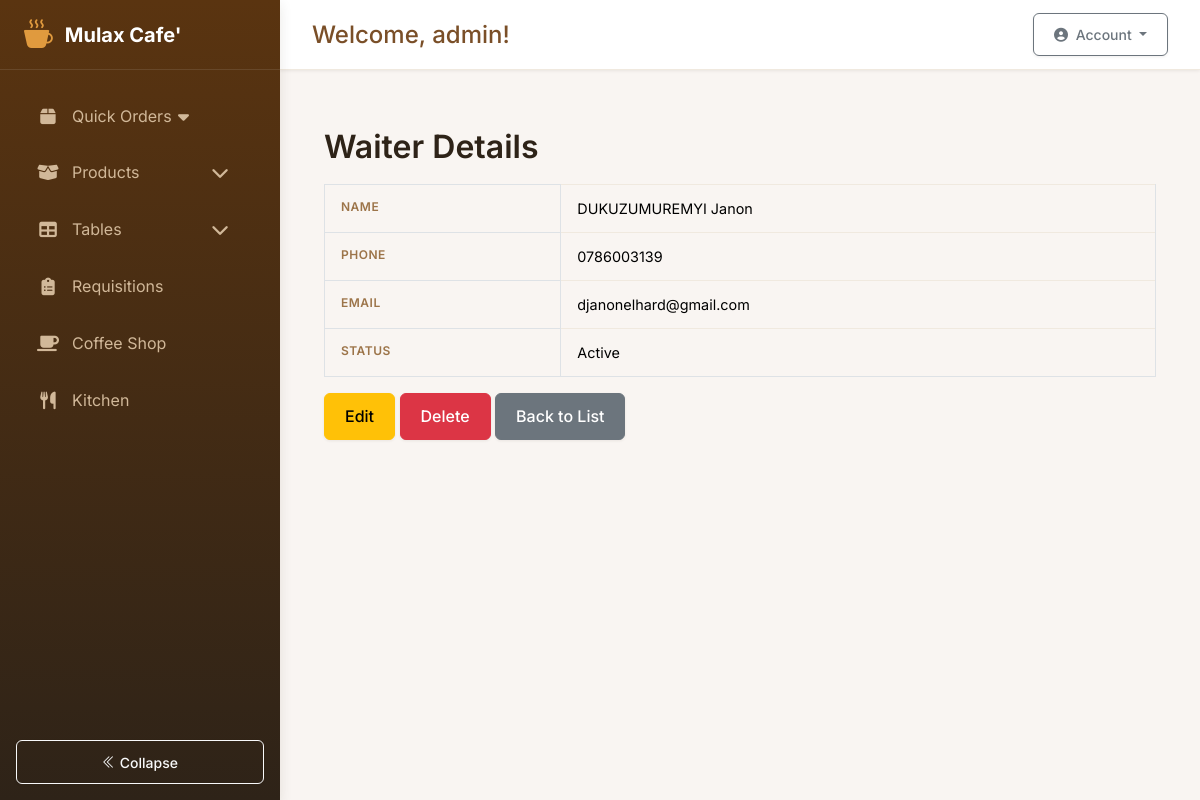
/waiters/1 (signed in), run on the app's committed database.
### app/models.py (models this page shows, shortened)
class User(db.Model, UserMixin):
    __tablename__ = 'users'
    id = db.Column(db.Integer, primary_key=True)
    username = db.Column(db.String(80), unique=True, nullable=False)
    password_hash = db.Column(db.String(128))
    role = db.Column(db.String(20), default='employee')  # Possible values: 'system_control', 'manager', 'employee'
    is_admin = db.Column(db.Boolean, default=False)
    active = db.Column(db.Boolean, default=True)
    created_at = db.Column(db.DateTime, default=lambda: datetime.now(pytz.timezone('Africa/Kigali')))
    last_login = db.Column(db.DateTime)
    must_change_password = db.Column(db.Boolean, default=True)
    current_shift_id = db.Column(db.Integer, db.ForeignKey('shifts.id'))
    current_shift = db.relationship('Shift', back_populates='users')
    attendances = db.relationship('Attendance', back_populates='user')
    stock_movements = db.relationship('StockMovement', back_populates='user')
    requisitions = db.relationship(
        'Requisition',
        back_populates='requester',
        foreign_keys='[Requisition.user_id]'
    )
    approved_requisitions = db.relationship(
        'Requisition',
        back_populates='approver',
        foreign_keys='[Requisition.approved_by]'
    )
    coffee_sales = db.relationship('CoffeeSale', back_populates='recorder')
    orders_recorded = db.relationship('Order', back_populates='recorder', foreign_keys='[Order.recorded_by]')
    orders_served = db.relationship('Order', back_populates='server', foreign_keys='[Order.served_by]')
    orders_created = db.relationship('Order', back_populates='user', foreign_keys='Order.user_id')
    def is_employee(self):
        return self.role == 'employee'
    def get_current_shift(self):
        if self.is_admin or self.is_system_control():
            return None  # Admins can see all shifts
        return self.current_shift

class Waiter(db.Model):
    __tablename__ = 'waiters'
    id = db.Column(db.Integer, primary_key=True)
    name = db.Column(db.String(100), nullable=False)
    phone_number = db.Column(db.String(20), nullable=True)
    email = db.Column(db.String(120), nullable=True, unique=True)
    is_active = db.Column(db.Boolean, default=True)

### app/routes/waiter.py (the view)
@bp.route('/<int:waiter_id>', methods=['GET'])
def view_waiter(waiter_id):
    waiter = Waiter.query.get_or_404(waiter_id)
    return render_template('waiters/view_waiter.html', waiter=waiter)

### app/templates/waiters/view_waiter.html
{% extends 'base.html' %}
{% block content %}
<div class="container mt-4">
    <h2>Waiter Details</h2>
    <table class="table table-bordered">
        <tr>
            <th>Name</th>
            <td>{{ waiter.name }}</td>
        </tr>
        <tr>
            <th>Phone</th>
            <td>{{ waiter.phone_number or '-' }}</td>
        </tr>
        <tr>
            <th>Email</th>
            <td>{{ waiter.email or '-' }}</td>
        </tr>
        <tr>
            <th>Status</th>
            <td>{{ 'Active' if waiter.is_active else 'Inactive' }}</td>
        </tr>
    </table>
    <a href="{{ url_for('waiters.edit_waiter', waiter_id=waiter.id) }}" class="btn btn-warning">Edit</a>
    <form action="{{ url_for('waiters.delete_waiter', waiter_id=waiter.id) }}" method="post" style="display:inline;">
        <button type="submit" class="btn btn-danger" onclick="return confirm('Are you sure you want to delete this waiter?');">Delete</button>
    </form>
    <a href="{{ url_for('waiters.list_waiters') }}" class="btn btn-secondary">Back to List</a>
</div>
{% endblock %}

### app/templates/base.html (shortened to what this page needs)
<!DOCTYPE html>
<html lang="en">
<head>
    <link rel="stylesheet" href="https://cdn.jsdelivr.net/npm/bootstrap-icons@1.11.1/font/bootstrap-icons.css">
    <link href="https://cdn.jsdelivr.net/npm/bootstrap@5.3.2/dist/css/bootstrap.min.css" rel="stylesheet">
    <link href="{{ url_for('static', filename='css/styles.css') }}" rel="stylesheet">
    <link rel="stylesheet" href="https://cdnjs.cloudflare.com/ajax/libs/font-awesome/6.5.2/css/all.min.css">
    <link rel="stylesheet" href="https://cdn.datatables.net/1.11.5/css/dataTables.bootstrap5.min.css">
</head>
<body>
    {% if current_user.is_authenticated %}
        <div class="app-container">
            <aside class="sidebar" id="sidebar">
                <div class="sidebar-header">
                    <a href="#" class="sidebar-brand">
                        <i class="bi bi-cup-hot-fill"></i>
                        <span>Mulax Cafe'</span>
                    </a>
                </div>
                <div class="sidebar-nav-container">
                    <ul class="sidebar-nav">
                        <li class="nav-item">
                            <a class="sidebar-nav-link collapsed" href="#" data-bs-toggle="collapse" data-bs-target="#ordersMenu" aria-expanded="false">
                                <i class="fas fa-box"></i><span>Quick Orders</span>
                                <i class="fas fa-caret-down float-end"></i>
                            </a>
                        </li>
                        <li class="nav-item">
                            <a class="sidebar-nav-link d-flex align-items-center" href="#productSubmenu" data-bs-toggle="collapse" role="button" aria-expanded="false" aria-controls="productSubmenu">
                                <i class="fas fa-box-open"></i>
                                <span>Products</span>
                                <i class="fas fa-chevron-down ms-auto menu-toggle"></i>
                            </a>
                        </li>
                        <li class="nav-item">
                            <a class="sidebar-nav-link d-flex align-items-center" href="#tablesSubmenu" data-bs-toggle="collapse" role="button" aria-expanded="false" aria-controls="tablesSubmenu">
                                <i class="fas fa-table"></i>
                                <span>Tables</span>
                                <i class="fas fa-chevron-down ms-auto menu-toggle"></i>
                            </a>
                        </li>
                        <li class="nav-item">
                            <a class="sidebar-nav-link" href="{{ url_for('requisitions.list_requisitions') }}">
                                <i class="fas fa-clipboard-list"></i><span>Requisitions</span>
                            </a>
                        </li>
                        <li class="nav-item">
                            <a class="sidebar-nav-link" href="{{ url_for('coffee.list_sales') }}">
                                <i class="fas fa-coffee"></i><span>Coffee Shop</span>
                            </a>
                        </li>
                        <li class="nav-item">
                            <a class="sidebar-nav-link" href="{{ url_for('kitchen.inventory') }}">
                                <i class="fas fa-utensils"></i><span>Kitchen</span>
                            </a>
                        </li>
                    </ul>
                </div>
                <div class="sidebar-footer p-3">
                    <button class="sidebar-toggle btn btn-sm btn-outline-light w-100" id="sidebarToggle">
                        <i class="bi bi-chevron-double-left"></i> <span>Collapse</span>
                    </button>
                </div>
            </aside>
            <main class="main-content" id="main-content">
                <div class="content-wrapper">
                    <div class="top-bar">
                        <div class="welcome-message">
                            <h4>Welcome, {{ current_user.username }}!</h4>
                        </div>
                        <div class="user-profile">
                            <div class="dropdown">
                                <button class="btn btn-sm btn-outline-secondary dropdown-toggle" type="button" id="dropdownMenuButton" data-bs-toggle="dropdown" aria-expanded="false">
                                    <i class="fas fa-user-circle me-1"></i> Account
                                </button>
                            </div>
                        </div>
                    </div>
                    <div class="content-container">
                        {% block content %}{% endblock %}
                    </div>
                </div>
            </main>
        </div>
    {% endif %}
</body>
</html>

### app/static/css/styles.css (style rules this page uses)
:root { --primary: #7B3F00; --secondary: #FFD700; --dark: #212529; --light: #F8F9FA; }
body { background-color: #f5f5f5; }
.table th { background-color: var(--light); }
.table { font-size: 0.9rem; }
.table th { white-space: nowrap; position: sticky; top: 0; background-color: #f8f9fa; }

### app/templates/base.html (style rules this page uses)
:root { --primary-900: #2E2318; --primary-800: #5A3410; --primary-700: #7A4F28; --primary-600: #9C7449; --primary-500: #C89F6D; --primary-400: #D1B899; --primary-300: #E3D5C1; --primary-200: #F0E9DF; --primary-100: #F9F5F2; --accent-500: #E09A3E; --accent-400: #F3D6A8; --success-500: #3A7D44; --danger-500: #C64745; --warning-500: #D4A017; --info-500: #afc0c7; --font-sans: 'Inter', system-ui, -apple-system, sans-serif; --font-mono: 'SFMono-Regular', Consolas, 'Liberation Mono', Menlo, monospace; --sidebar-width: 280px; --sidebar-mini-width: 80px; --header-height: 70px; --topbar-height: 70px; --content-padding: 2rem; --transition-base: 0.2s ease; --transition-fast: 0.1s ease; --shadow-sm: 0 1px 3px rgba(46, 35, 24, 0.08); --shadow-md: 0 4px 12px rgba(46, 35, 24, 0.1); --shadow-lg: 0 8px 24px rgba(46, 35, 24, 0.12); --border-radius-sm: 6px; --border-radius: 10px; --border-radius-lg: 14px; }
body { font-family: var(--font-sans); background-color: var(--primary-100); color: var(--primary-900); line-height: 1.6; -webkit-font-smoothing: antialiased; -moz-osx-font-smoothing: grayscale; }
a { color: var(--primary-700); text-decoration: none; transition: color var(--transition-fast); }
h1, h2, h3, h4, h5, h6 { font-weight: 600; color: var(--primary-900); line-height: 1.3; margin-bottom: 1rem; }
.app-container { display: flex; min-height: 100vh; position: relative; }
.top-bar { position: fixed; top: 0; right: 0; left: var(--sidebar-width); height: var(--topbar-height); background: white; box-shadow: var(--shadow-sm); z-index: 900; display: flex; align-items: center; justify-content: space-between; padding: 0 var(--content-padding); transition: left var(--transition-base); border-bottom: 1px solid var(--primary-200); }
.welcome-message h4 { font-weight: 500; color: var(--primary-700); margin: 0; }
.user-profile { display: flex; align-items: center; gap: 0.75rem; }
.sidebar { width: var(--sidebar-width); background: linear-gradient(180deg, var(--primary-800) 0%, var(--primary-900) 100%); color: white; transition: all var(--transition-base); position: fixed; height: 100vh; z-index: 1000; box-shadow: var(--shadow-md); display: flex; flex-direction: column; }
.sidebar-header { padding: 1.5rem; height: var(--header-height); display: flex; align-items: center; border-bottom: 1px solid rgba(255, 255, 255, 0.1); }
.sidebar-brand { font-size: 1.25rem; font-weight: 700; color: white; display: flex; align-items: center; gap: 0.75rem; }
.sidebar-brand i { color: var(--accent-500); font-size: 1.8rem; }
.sidebar-nav-container { flex: 1; overflow-y: auto; padding: 1rem 0; }
.sidebar-nav { list-style: none; padding: 0; margin: 0; }
.sidebar-nav-link { display: flex; align-items: center; padding: 0.85rem 1.5rem; color: var(--primary-400); transition: all var(--transition-fast); position: relative; margin: 0.25rem 0.75rem; border-radius: var(--border-radius-sm); }
.sidebar-nav-link i { font-size: 1.1rem; margin-right: 0.75rem; width: 24px; text-align: center; }
.sidebar-nav-link span { transition: opacity var(--transition-base), transform var(--transition-base); }
.main-content { flex: 1; margin-left: var(--sidebar-width); transition: margin-left var(--transition-base); min-height: 100vh; display: flex; flex-direction: column; }
.content-wrapper { padding-top: var(--topbar-height); flex: 1; }
.content-container { padding: var(--content-padding); }
.btn { border-radius: var(--border-radius-sm); padding: 0.65rem 1.25rem; font-weight: 500; transition: all var(--transition-fast); box-shadow: var(--shadow-sm); }
.table { --bs-table-bg: transparent; --bs-table-striped-bg: var(--primary-100); }
.table th { font-weight: 600; text-transform: uppercase; font-size: 0.75rem; letter-spacing: 0.5px; color: var(--primary-600); background-color: var(--primary-100); padding: 0.75rem 1rem; }
.table td { padding: 0.75rem 1rem; vertical-align: middle; border-top: 1px solid var(--primary-200); }

### data on the page
User: username "admin"
Waiter: name "DUKUZUMUREMYI Janon", phone_number "0786003139", email "djanonelhard@gmail.com", is_active "Active"
